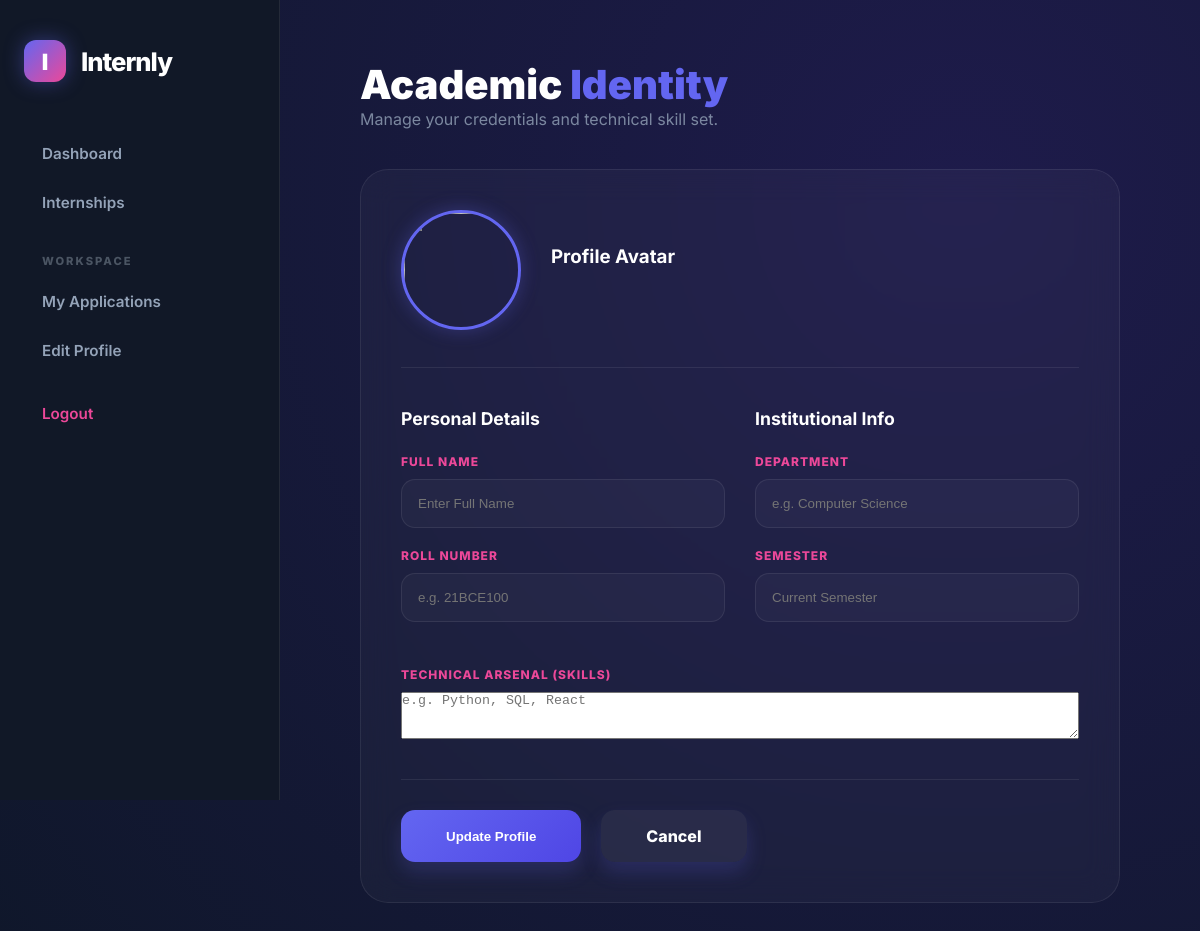
Page /profile/ (signed in) on the earlier database version.
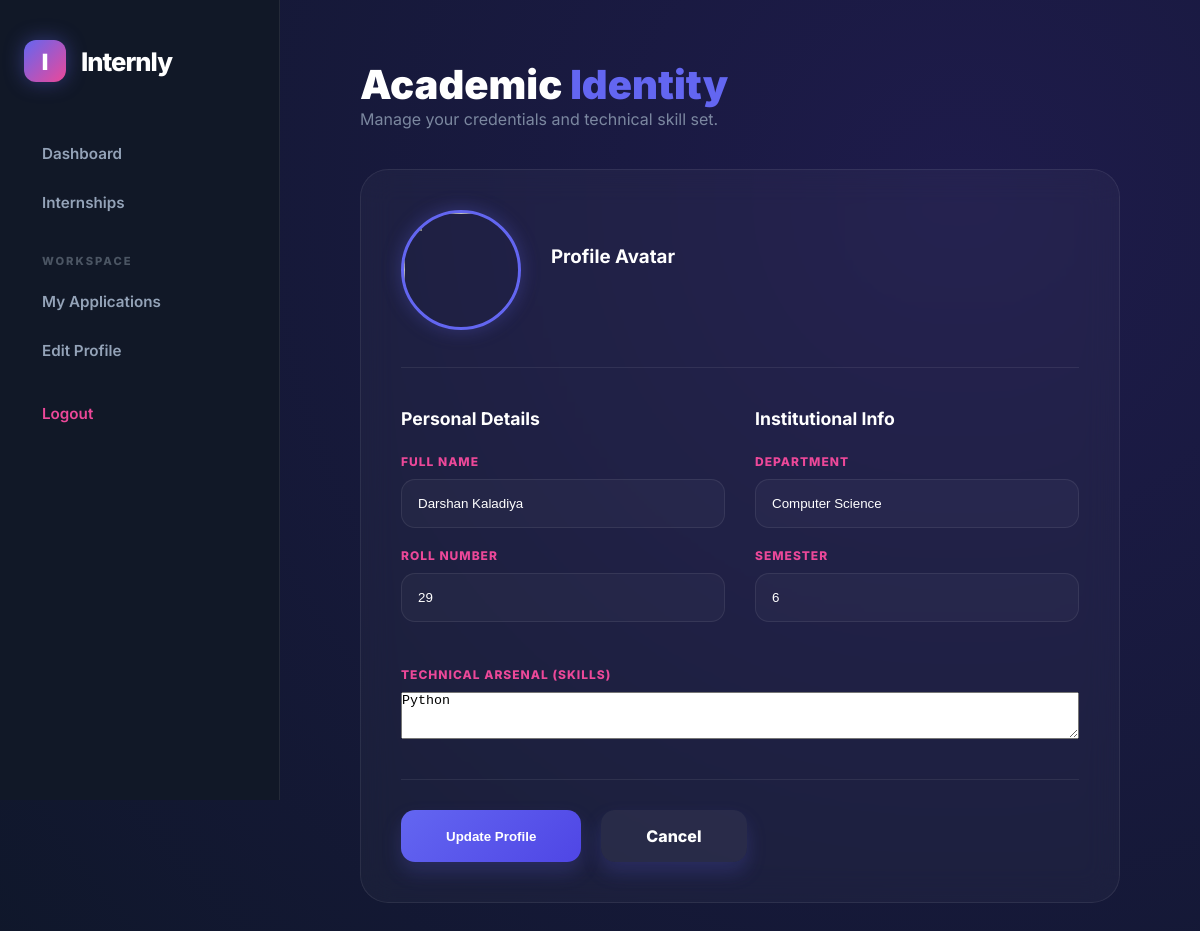
Same page on the later database version.
### management/models.py (models this page shows, shortened)
class UserProfile(models.Model):
    ROLE_CHOICES = [('STUDENT', 'Student'), ('FACULTY', 'Faculty')]
    user = models.OneToOneField(User, on_delete=models.CASCADE)
    role = models.CharField(max_length=10, choices=ROLE_CHOICES, default='STUDENT')
    full_name = models.CharField(max_length=100, blank=True, null=True)
    roll_no = models.CharField(max_length=20, blank=True, null=True)
    department = models.CharField(max_length=100, blank=True, null=True)
    semester = models.IntegerField(blank=True, null=True)
    skills = models.CharField(max_length=500, blank=True, help_text="Skills separated by commas")

### management/views.py (the view)
# urls.py: path('profile/', views.student_profile, name='student_profile'), # Fixes image_58f3e0.png
@login_required
def student_profile(request):
    profile = request.user.userprofile
    if request.method == 'POST':
        form = ProfileUpdateForm(request.POST, request.FILES, instance=profile)
        if form.is_valid():
            form.save()
            messages.success(request, "Identity node synchronized.")
            return redirect('student_dashboard')
    else:
        form = ProfileUpdateForm(instance=profile)
    return render(request, 'management/student_profile.html', {'form': form})

### management/forms.py
class ProfileUpdateForm(forms.ModelForm):
    class Meta:
        model = UserProfile
        fields = ['full_name', 'roll_no', 'department', 'semester', 'skills']
        widgets = {
            'full_name': forms.TextInput(attrs={'class': 'form-input', 'placeholder': 'Enter Full Name'}),
            'roll_no': forms.TextInput(attrs={'class': 'form-input', 'placeholder': 'e.g. 21BCE100'}),
            'department': forms.TextInput(attrs={'class': 'form-input', 'placeholder': 'e.g. Computer Science'}),
            'semester': forms.NumberInput(attrs={'class': 'form-input', 'placeholder': 'Current Semester'}),
            'skills': forms.Textarea(attrs={'class': 'form-input', 'placeholder': 'e.g. Python, SQL, React', 'rows': 3}),
        }

### management/templates/management/student_profile.html (shortened to what this page needs)
{% extends 'management/base.html' %}
{% load static %}
{% block content %}
<div class="header-area" style="margin-bottom: 40px;">
    <h1 style="font-size: 2.5rem; font-weight: 900; color: white;">Academic <span style="color: var(--primary);">Identity</span></h1>
    <p style="opacity: 0.8;">Manage your credentials and technical skill set.</p>
</div>
<div class="auth-wrapper" style="align-items: flex-start; justify-content: flex-start; min-height: auto;">
    <div class="glass-card" style="width: 100%; max-width: 900px; padding: 40px; position: relative; overflow: hidden;">
        <form method="POST" enctype="multipart/form-data" class="auth-form">
            <div style="display: flex; align-items: center; gap: 30px; margin-bottom: 40px; padding-bottom: 30px; border-bottom: 1px solid var(--glass-border);">
                <div style="position: relative;">
                    <img src="{{ user.userprofile.profile_pic.url }}" id="avatar-preview" style="width: 120px; height: 120px; border-radius: 50%; object-fit: cover; border: 3px solid var(--primary); box-shadow: 0 0 20px rgba(99, 102, 241, 0.3);">
                </div>
                <div>
                    <h3 style="color: white; margin-bottom: 10px;">Profile Avatar</h3>
                </div>
            </div>
            <div style="display: grid; grid-template-columns: repeat(auto-fit, minmax(300px, 1fr)); gap: 30px;">
                <div class="profile-section">
                    <h3 style="color: white; font-size: 1.1rem; margin-bottom: 25px;">Personal Details</h3>
                    <div class="form-group" style="margin-bottom: 20px;">
                        <label style="color: var(--secondary); font-size: 0.75rem; font-weight: 800; text-transform: uppercase;">Full Name</label>
                        {{ form.full_name }}
                    </div>
                    <div class="form-group">
                        <label style="color: var(--secondary); font-size: 0.75rem; font-weight: 800; text-transform: uppercase;">Roll Number</label>
                        {{ form.roll_no }}
                    </div>
                </div>
                <div class="profile-section">
                    <h3 style="color: white; font-size: 1.1rem; margin-bottom: 25px;">Institutional Info</h3>
                    <div class="form-group" style="margin-bottom: 20px;">
                        <label style="color: var(--secondary); font-size: 0.75rem; font-weight: 800; text-transform: uppercase;">Department</label>
                        {{ form.department }}
                    </div>
                    <div class="form-group">
                        <label style="color: var(--secondary); font-size: 0.75rem; font-weight: 800; text-transform: uppercase;">Semester</label>
                        {{ form.semester }}
                    </div>
                </div>
            </div>
            <div class="form-group" style="margin-top: 20px;">
                <label style="color: var(--secondary); font-size: 0.75rem; font-weight: 800; text-transform: uppercase;">Technical Arsenal (Skills)</label>
                {{ form.skills }}
            </div>
            <div style="margin-top: 40px; padding-top: 30px; border-top: 1px solid var(--glass-border); display: flex; gap: 20px;">
                <button type="submit" class="btn-primary" style="width: auto; padding: 16px 45px;">Update Profile</button>
                <a href="{% url 'student_dashboard' %}" class="btn-primary" style="background: rgba(255,255,255,0.05) !important; color: white !important; width: auto; padding: 16px 45px; text-decoration: none; text-align: center;">Cancel</a>
            </div>
        </form>
    </div>
</div>
{% endblock %}

Differences in the rows shown:
changed UserProfile: full_name (not shown) → "Darshan Kaladiya"; roll_no (not shown) → "29"; department (not shown) → "Computer Science"; semester (not shown) → "6"; skills (not shown) → "Python"
